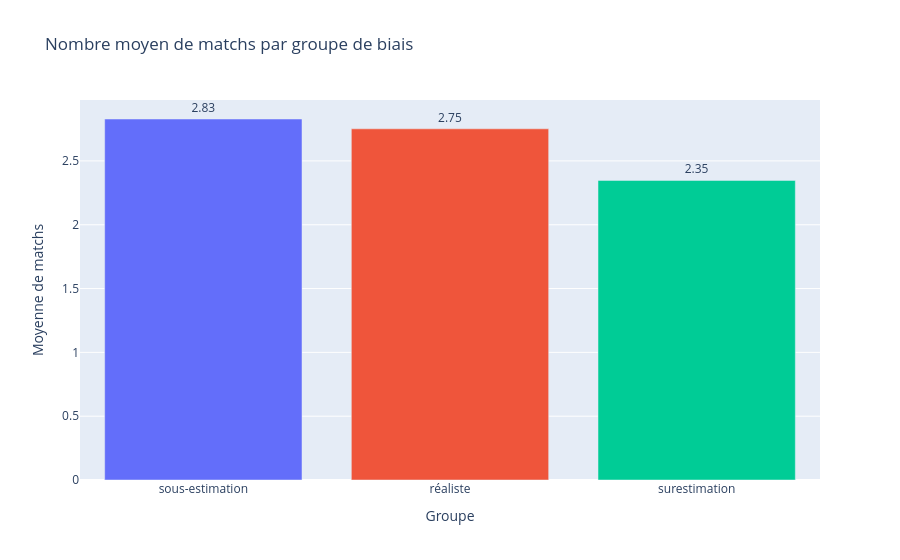

The notebook cell this image was saved under:
### Markdown cell above
## 7. Visualisation

Le graphique ci-dessous illustre la moyenne de matchs pour chaque groupe de biais.
On observe que les trois barres sont proches, ce qui est cohérent avec le résultat de l'ANOVA (p = 0.124) — aucun groupe ne se démarque clairement des autres.

### Code cell
group_avgs = per_person.groupby('group')['nb_matchs'].mean().reset_index()

fig = px.bar(
    group_avgs,
    x='group',
    y='nb_matchs',
    color='group',
    text='nb_matchs',                         
    title="Nombre moyen de matchs par groupe de biais",
    labels={'nb_matchs': 'Moyenne de matchs', 'group': 'Groupe'},
    category_orders={'group': ['sous-estimation', 'réaliste', 'surestimation']}  
)

fig.update_traces(texttemplate='%{text:.2f}', textposition='outside')
fig.update_layout(showlegend=False)
fig.show()

### Figure 1 — Plotly figure (JSON) as saved in the notebook; plotly's stock layout.template omitted (floating-point values rounded to 4 significant figures)
{"data": [{"alignmentgroup": "True", "hovertemplate": "Groupe=%{x}<br>Moyenne de matchs=%{text}<extra></extra>", "legendgroup": "sous-estimation", "marker": {"color": "#636efa", "pattern": {"shape": ""}}, "name": "sous-estimation", "offsetgroup": "sous-estimation", "orientation": "v", "showlegend": true, "text": [2.829], "textposition": "outside", "texttemplate": "%{text:.2f}", "type": "bar", "x": ["sous-estimation"], "xaxis": "x", "y": [2.829], "yaxis": "y"}, {"alignmentgroup": "True", "hovertemplate": "Groupe=%{x}<br>Moyenne de matchs=%{text}<extra></extra>", "legendgroup": "réaliste", "marker": {"color": "#EF553B", "pattern": {"shape": ""}}, "name": "réaliste", "offsetgroup": "réaliste", "orientation": "v", "showlegend": true, "text": [2.752], "textposition": "outside", "texttemplate": "%{text:.2f}", "type": "bar", "x": ["réaliste"], "xaxis": "x", "y": [2.752], "yaxis": "y"}, {"alignmentgroup": "True", "hovertemplate": "Groupe=%{x}<br>Moyenne de matchs=%{text}<extra></extra>", "legendgroup": "surestimation", "marker": {"color": "#00cc96", "pattern": {"shape": ""}}, "name": "surestimation", "offsetgroup": "surestimation", "orientation": "v", "showlegend": true, "text": [2.347], "textposition": "outside", "texttemplate": "%{text:.2f}", "type": "bar", "x": ["surestimation"], "xaxis": "x", "y": [2.347], "yaxis": "y"}], "layout": {"barmode": "relative", "legend": {"title": {"text": "Groupe"}, "tracegroupgap": 0}, "showlegend": false, "title": {"text": "Nombre moyen de matchs par groupe de biais"}, "xaxis": {"anchor": "y", "categoryarray": ["sous-estimation", "réaliste", "surestimation"], "categoryorder": "array", "domain": [0, 1], "title": {"text": "Groupe"}}, "yaxis": {"anchor": "x", "domain": [0, 1], "title": {"text": "Moyenne de matchs"}}}}
